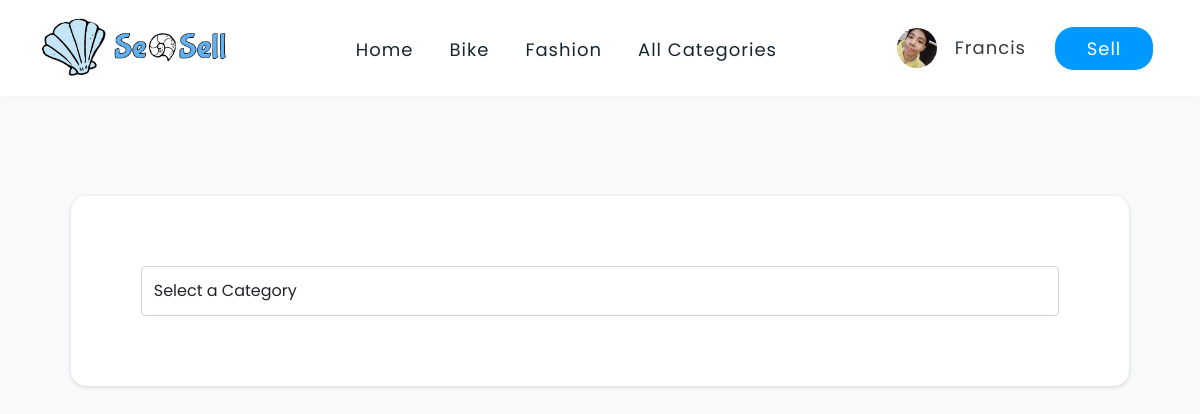
Screenshot of /FrontEnd/listing.php (signed in) with the database file from the repository.
### tables this page shows
CREATE TABLE `user` (
  `USER_ID` int(11) NOT NULL,
  `USERNAME` varchar(200) NOT NULL,
  `PASSWORD` varchar(200) NOT NULL,
  `FIRSTNAME` varchar(200) NOT NULL,
  `LASTNAME` varchar(200) NOT NULL,
  `BIO` longtext NOT NULL,
  `REGION` varchar(200) NOT NULL,
  `CITY` varchar(200) NOT NULL,
  `EMAIL_ADDRESS` varchar(200) NOT NULL,
  `MOBILE_NUMBER` varchar(200) NOT NULL,
  `GENDER` varchar(200) NOT NULL,
  `BIRTHDAY` varchar(200) NOT NULL,
  `PROFILE_PIC` varchar(200) NOT NULL,
  `SESSION_KEY` varchar(200) NOT NULL,
  `RATING` varchar(200) NOT NULL,
  `JOINED_DATE` varchar(200) NOT NULL
);

### FrontEnd/includes/functions/fetch.php (called while the page is built, shortened)
<?php
    include "connection.php";
    $id = $_SESSION['id'];
    $sql = "SELECT * FROM user WHERE SESSION_KEY = '$id'";
    $result = mysqli_query($conn,$sql);
    if ($result->num_rows > 0) {
        while($row = $result->fetch_assoc()) {
        $firstname = $row['FIRSTNAME'];
        $profile_pic= $row['PROFILE_PIC'];
        }
    }else{
        $key= "";
    }
?>

### FrontEnd/listing.php (the view, shortened to what this page needs)
<?php
    include"php/navbar.php";
    include"includes/functions/fetch.php";
?>
<!DOCTYPE html>
<html lang="en">
<head>
    <link rel="stylesheet" href="includes/css-bootstrap/bootstrap.min.css">
</head>
<body id="body">
    <div class="contain-fluid">
      <div class="row p">
        <div class="col-xxl-8">
              <div class="container-box">
                <div class="container-top">
                  <select name="category" class="combo-box form-control" id="category" onchange = "onChange(category.selectedIndex)">
                    <option disabled selected>Select a Category</option>
                  </select>
                </div>
              </div>
        </div>
    </div>
</body>
</html>

### FrontEnd/php/navbar.php (shortened to what this page needs)
<?php
  include"includes/functions/fetch.php";
?>
<!DOCTYPE html>
<html lang="en">
<head>
</head>
<body>
    <form action="<?php $_PHP_SELF?>" method="POST">
      <div class="container-fluid">
        <div class="row s">
          <div class="col-xxl-10 col-lg-12">
            <nav class="navbar navbar-expand-lg">
              <div class="container-fluid">
                <div>
                  <img src="includes/images/Logo/logo3wcolor1.png" class="logo">
                </div>
                <div class="collapse navbar-collapse" id="navbarTogglerDemo02">
                  <ul class="navbar-nav me-auto mb-2 mb-lg-0 center-div">
                    <li class="nav-item ">
                      <a class="nav-link hover" href="index.php">Home</a>
                    </li>
                    <li class="nav-item">
                      <a class="nav-link hover" href="Bikeform.php">Bike</a>
                    </li>
                    <li class="nav-item">
                      <a class="nav-link hover" href="Fashionform.php">Fashion</a>
                    </li>
                    <li class="nav-item">
                      <a class="nav-link remove hover" href="#">All Categories</a>
                    </li>
                  </ul>
                  <ul class="navbar-nav">
                    <li class="nav-item rem" id = "1" style="display:none">
                      <img src="includes/images/Profile-pic/<?php echo $profile_pic?>"class="user-profile">
                    </li>
                    <li class="nav-item"  id = "2" style="display:none">
                      <input class="nav-link account" type="submit" value="<?php echo $firstname?>" name="user_enter">
                    </li>
                    <li class="nav-item">
                      <a onclick="haha()" id="a" class="nav-link sell-btn" href="listing.php">Sell</a>
                    </li>
                  </ul>
                </div>
              </div>
            </nav>
          </div>
        </div>
      </div>
    </form>
</body>
</html>

### rows the page displays
user: PROFILE_PIC (picture), user_enter "Francis"
